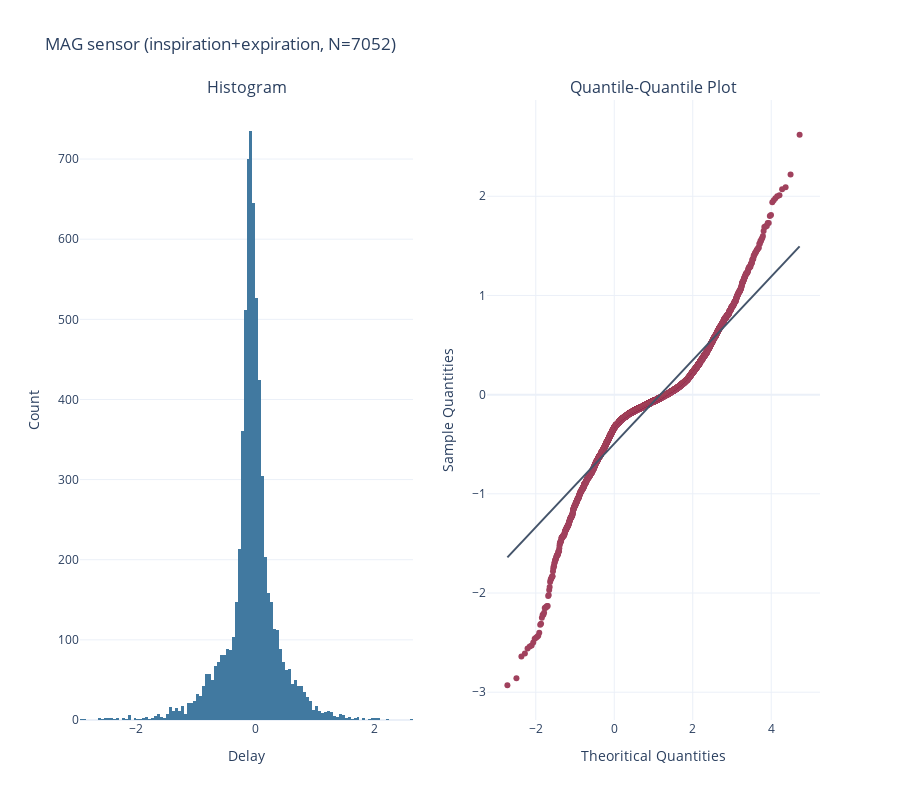
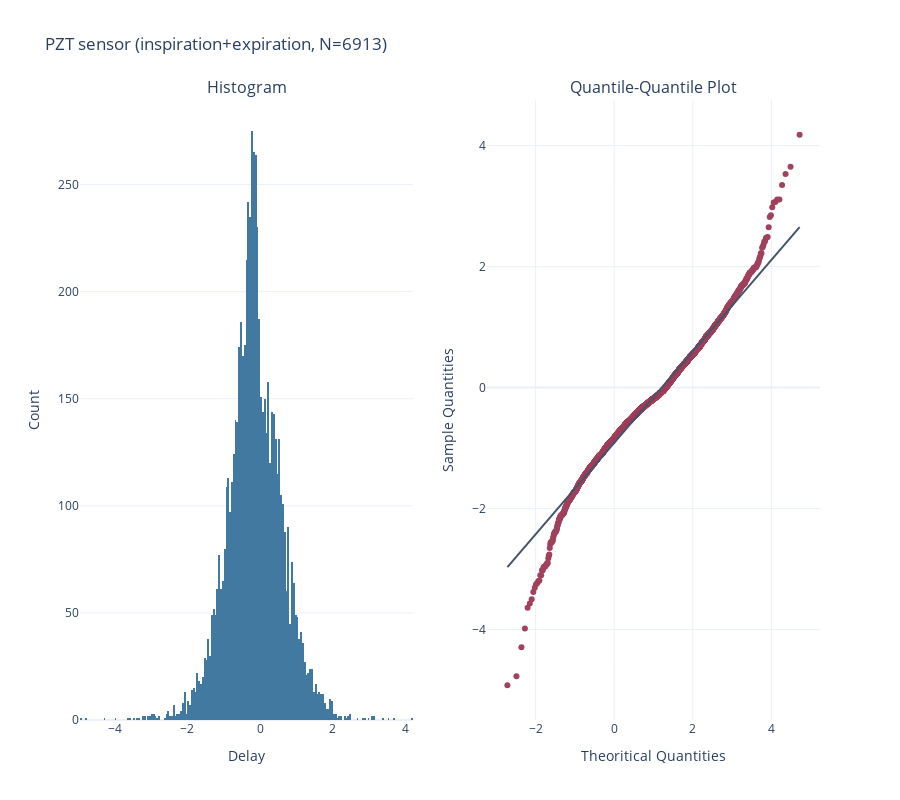

The cell these charts' notebook holds for them, in order:
### Code cell
normality_test(delays_i_all_scientisst + delays_e_all_scientisst, sensor="MAG", type="inspiration+expiration")
normality_test(delays_i_all_bitalino + delays_e_all_bitalino, sensor="PZT", type="inspiration+expiration")

### Figure 1 — Plotly figure (JSON) as saved in the notebook; plotly's stock layout.template omitted (floating-point values rounded to 4 significant figures; data arrays with more than 128 entries replaced by an {"elided": "..."} marker saying what was removed)
{"data": [{"marker": {"color": "#4179A0"}, "type": "histogram", "x": {"elided": "7052 float values"}, "xaxis": "x", "yaxis": "y"}, {"marker": {"color": "#A0415D"}, "mode": "markers", "type": "scatter", "x": {"elided": "7052 float values"}, "xaxis": "x2", "y": {"elided": "7052 float values"}, "yaxis": "y2"}, {"line": {"color": "#44546A"}, "mode": "lines", "type": "scatter", "x": [-2.723, 4.723], "xaxis": "x2", "y": [-1.64, 1.494], "yaxis": "y2"}], "layout": {"annotations": [{"font": {"size": 16}, "showarrow": false, "text": "Histogram", "x": 0.225, "xanchor": "center", "xref": "paper", "y": 1, "yanchor": "bottom", "yref": "paper"}, {"font": {"size": 16}, "showarrow": false, "text": "Quantile-Quantile Plot", "x": 0.775, "xanchor": "center", "xref": "paper", "y": 1, "yanchor": "bottom", "yref": "paper"}], "height": 800, "showlegend": false, "title": {"text": "MAG sensor (inspiration+expiration, N=7052)"}, "width": 900, "xaxis": {"anchor": "y", "domain": [0, 0.45], "title": {"text": "Delay"}, "zeroline": false}, "xaxis2": {"anchor": "y2", "domain": [0.55, 1], "title": {"text": "Theoritical Quantities"}, "zeroline": false}, "yaxis": {"anchor": "x", "domain": [0, 1], "title": {"text": "Count"}}, "yaxis2": {"anchor": "x2", "domain": [0, 1], "title": {"text": "Sample Quantities"}}}}

### Figure 2 — Plotly figure (JSON) as saved in the notebook; plotly's stock layout.template omitted (floating-point values rounded to 4 significant figures; data arrays with more than 128 entries replaced by an {"elided": "..."} marker saying what was removed)
{"data": [{"marker": {"color": "#4179A0"}, "type": "histogram", "x": {"elided": "6913 float values"}, "xaxis": "x", "yaxis": "y"}, {"marker": {"color": "#A0415D"}, "mode": "markers", "type": "scatter", "x": {"elided": "6913 float values"}, "xaxis": "x2", "y": {"elided": "6913 float values"}, "yaxis": "y2"}, {"line": {"color": "#44546A"}, "mode": "lines", "type": "scatter", "x": [-2.718, 4.718], "xaxis": "x2", "y": [-2.966, 2.653], "yaxis": "y2"}], "layout": {"annotations": [{"font": {"size": 16}, "showarrow": false, "text": "Histogram", "x": 0.225, "xanchor": "center", "xref": "paper", "y": 1, "yanchor": "bottom", "yref": "paper"}, {"font": {"size": 16}, "showarrow": false, "text": "Quantile-Quantile Plot", "x": 0.775, "xanchor": "center", "xref": "paper", "y": 1, "yanchor": "bottom", "yref": "paper"}], "height": 800, "showlegend": false, "title": {"text": "PZT sensor (inspiration+expiration, N=6913)"}, "width": 900, "xaxis": {"anchor": "y", "domain": [0, 0.45], "title": {"text": "Delay"}, "zeroline": false}, "xaxis2": {"anchor": "y2", "domain": [0.55, 1], "title": {"text": "Theoritical Quantities"}, "zeroline": false}, "yaxis": {"anchor": "x", "domain": [0, 1], "title": {"text": "Count"}}, "yaxis2": {"anchor": "x2", "domain": [0, 1], "title": {"text": "Sample Quantities"}}}}
